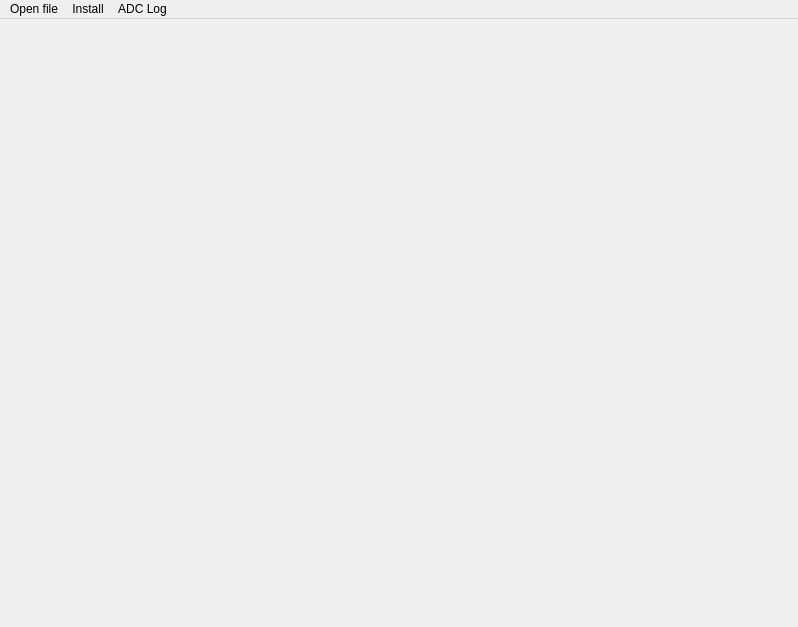
<?xml version="1.0" encoding="UTF-8"?>
<ui version="4.0">
 <class>MainWindow</class>
 <widget class="QMainWindow" name="MainWindow">
  <property name="geometry">
   <rect>
    <x>0</x>
    <y>0</y>
    <width>798</width>
    <height>627</height>
   </rect>
  </property>
  <property name="windowTitle">
   <string>SXR spectrometer on FT-2</string>
  </property>
  <widget class="QWidget" name="centralwidget">
   <property name="sizePolicy">
    <sizepolicy hsizetype="Expanding" vsizetype="Expanding">
     <horstretch>0</horstretch>
     <verstretch>0</verstretch>
    </sizepolicy>
   </property>
   <property name="acceptDrops">
    <bool>true</bool>
   </property>
  </widget>
  <widget class="QMenuBar" name="menubar">
   <property name="geometry">
    <rect>
     <x>0</x>
     <y>0</y>
     <width>798</width>
     <height>26</height>
    </rect>
   </property>
   <widget class="QMenu" name="menuOpen_files">
    <property name="title">
     <string>Open file</string>
    </property>
    <addaction name="actionOpen_SXR_file"/>
   </widget>
   <widget class="QMenu" name="menuInstall">
    <property name="title">
     <string>Install</string>
    </property>
    <addaction name="actionShot"/>
    <addaction name="actionHardware"/>
    <addaction name="actionTokamak"/>
    <addaction name="actionADC"/>
    <addaction name="actionAmplifier"/>
    <addaction name="actionGSA"/>
   </widget>
   <widget class="QMenu" name="menuADC_Log">
    <property name="title">
     <string>ADC Log</string>
    </property>
    <addaction name="actionShow_log"/>
   </widget>
   <addaction name="menuOpen_files"/>
   <addaction name="menuInstall"/>
   <addaction name="menuADC_Log"/>
  </widget>
  <action name="actionSave_SXR_file">
   <property name="text">
    <string>Save SXR file</string>
   </property>
  </action>
  <action name="actionSave_CLB_file">
   <property name="text">
    <string>Save CLB file</string>
   </property>
  </action>
  <action name="actionSave_BKG_file">
   <property name="text">
    <string>Save BKG file</string>
   </property>
  </action>
  <action name="actionSave_GSA_file">
   <property name="text">
    <string>Save GSA file</string>
   </property>
  </action>
  <action name="actionSave_MCA_file">
   <property name="text">
    <string>Save MCA file</string>
   </property>
  </action>
  <action name="actionOpen_SXR_file">
   <property name="text">
    <string>Open SXR file</string>
   </property>
  </action>
  <action name="actionOpen_CLB_file">
   <property name="text">
    <string>Open CLB file</string>
   </property>
  </action>
  <action name="actionOpen_BKG_file">
   <property name="text">
    <string>Open BKG file</string>
   </property>
  </action>
  <action name="actionOpen_GSA_file">
   <property name="text">
    <string>Open GSA file</string>
   </property>
  </action>
  <action name="actionOpen_MCA_file">
   <property name="text">
    <string>Open MCA file</string>
   </property>
  </action>
  <action name="actionPX_5">
   <property name="text">
    <string>PX-5</string>
   </property>
  </action>
  <action name="actionADC">
   <property name="text">
    <string>ADC</string>
   </property>
  </action>
  <action name="actionMini_X2">
   <property name="text">
    <string>Mini-X2</string>
   </property>
  </action>
  <action name="actionAmplifier">
   <property name="text">
    <string>Amplifier</string>
   </property>
  </action>
  <action name="actionGSA">
   <property name="text">
    <string>GSA</string>
   </property>
  </action>
  <action name="actionFe">
   <property name="text">
    <string>Fe</string>
   </property>
  </action>
  <action name="actionMini_X2_2">
   <property name="text">
    <string>Mini-X2</string>
   </property>
  </action>
  <action name="actionGSA_2">
   <property name="text">
    <string>GSA</string>
   </property>
  </action>
  <action name="actionThreshold_PX_5">
   <property name="text">
    <string>Threshold PX-5</string>
   </property>
  </action>
  <action name="actionMeasurements_Status">
   <property name="text">
    <string>Status: Disable</string>
   </property>
  </action>
  <action name="actionMeasurement_settings">
   <property name="text">
    <string>Measurement settings</string>
   </property>
  </action>
  <action name="actionCalibration_Status">
   <property name="text">
    <string>Status: Disable</string>
   </property>
  </action>
  <action name="actionCalibration_settings">
   <property name="text">
    <string>Calibration settings</string>
   </property>
  </action>
  <action name="actionShow_log">
   <property name="text">
    <string>Show log</string>
   </property>
  </action>
  <action name="actionHardware">
   <property name="text">
    <string>Hardware</string>
   </property>
  </action>
  <action name="actionShot">
   <property name="text">
    <string>Shot</string>
   </property>
  </action>
  <action name="actionTokamak">
   <property name="text">
    <string>Tokamak</string>
   </property>
  </action>
 </widget>
 <resources/>
 <connections/>
</ui>
